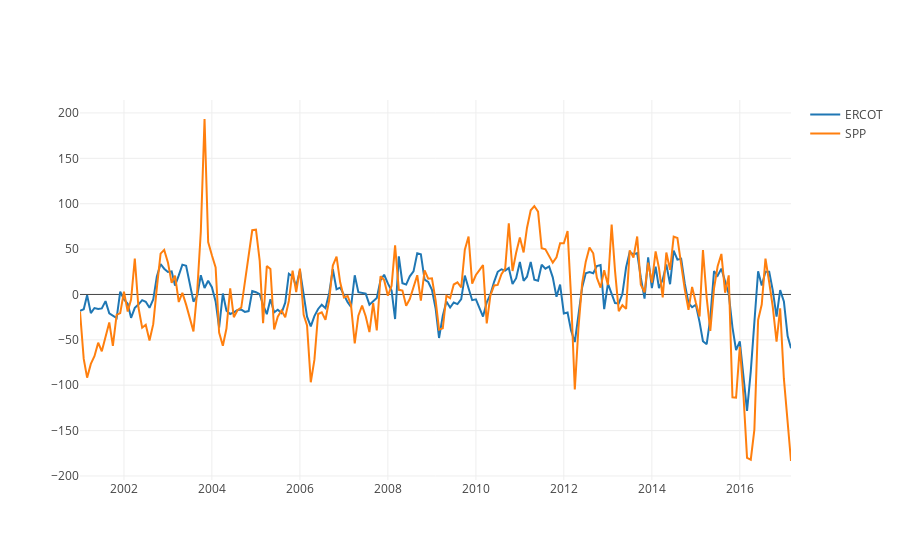

This figure's notebook cell:
### Markdown cell above
### With detrending the correlation is 0.65

### Code cell
order = ['ERCOT', 'SPP']
trace = []

for region in order:
    df = gen_index.loc[gen_index['region'] == region]
    trace.append(go.Scatter(x=df['datetime'],
                            y=detrend(df['index (g/kWh)']),
                            name=region,
                            mode='lines'))

iplot(trace)

### Figure 1 — Plotly figure (JSON) as saved in the notebook; plotly's stock layout.template omitted (floating-point values rounded to 4 significant figures; data arrays with more than 128 entries replaced by an {"elided": "..."} marker saying what was removed)
{"data": [{"mode": "lines", "name": "ERCOT", "type": "scatter", "x": {"elided": "195 str values"}, "y": {"elided": "195 float values"}}, {"mode": "lines", "name": "SPP", "type": "scatter", "x": {"elided": "195 str values"}, "y": {"elided": "195 float values"}}], "layout": {}}
